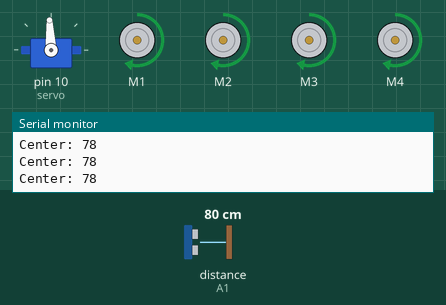
This sketch was run on a simulated Arduino Uno, built with avr-gcc and run on an emulated ATmega328P. Shown: servo, 4 × DC motor (green arrow = forward, orange = backward, longer = faster), the last lines printed to the serial monitor. Wiring (inferred from the names in the program): ultrasonic range finder: trigger A0; echo A1. The test bench sets the inputs (shaded band); at power-on: distance to the obstacle (sensor on A1) 80 cm. The echo pulse lasts 58.3 µs per cm.

Above: at 2.2 s.
2.3 s: distance to the obstacle (sensor on A1) set to 33 cm
3.8 s: distance to the obstacle (sensor on A1) set to 30 cm
At 5.9 s:
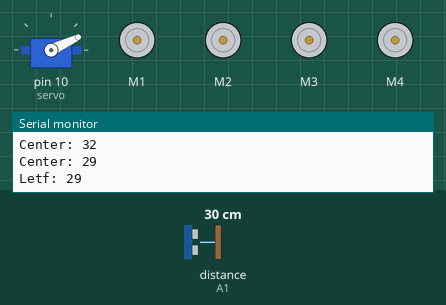
6.8 s: distance to the obstacle (sensor on A1) set to 35 cm
At 7.2 s:
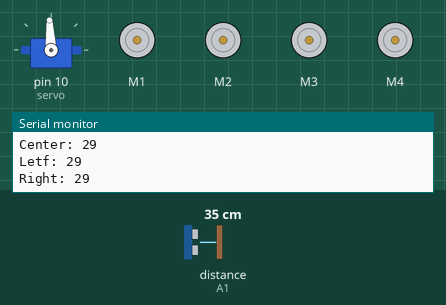
8.8 s: distance to the obstacle (sensor on A1) set to 2 cm
At 9.5 s:
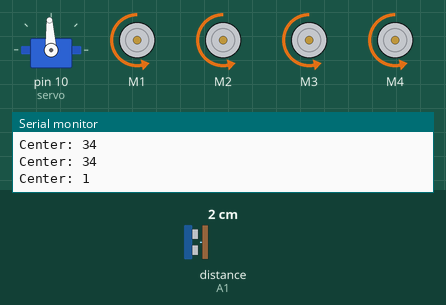
Timing chart, 0 to 12.8 s (numbered marks = the images above; inputs shaded):
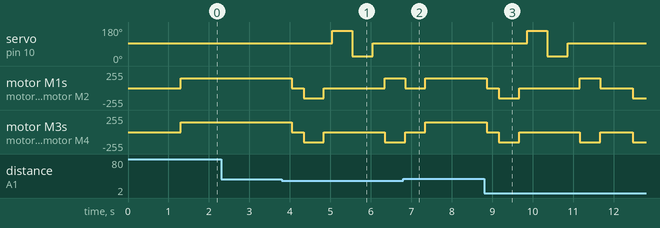

The sketch:

Robot_Car_avoidObstacle.ino
```cpp
#include <AFMotor.h>
#include <Servo.h>
// Motors
AF_DCMotor M1(1);
AF_DCMotor M2(2);
AF_DCMotor M3(3);
AF_DCMotor M4(4);
// Servo
Servo servo;
// Ultrasonic
# define TRIG A0
# define ECHO A1

int distanceCenter;
int distanceLeft;
int distanceRight;


void setup() {
  // put your setup code here, to run once:
  Serial.begin(9600);
  pinMode(TRIG, OUTPUT);
  pinMode(ECHO, INPUT);

  servo.attach(10);
  servo.write(1500);

  M1.setSpeed(150);
  M2.setSpeed(150);
  M3.setSpeed(150);
  M4.setSpeed(150);


  stopRobot();
  delay(1000);

}

void loop() {
  // put your main code here, to run repeatedly:
  servo.write(1500);
  delay(300);

  distanceCenter = getDistance();

  Serial.print("Center: ");
  Serial.println(distanceCenter);

  if(distanceCenter > 30){
    forward();
  }
  else{
    avoidObstacle();
  }
}

void avoidObstacle(){
  stopRobot();
  delay(300);

  backward();
  delay(500);

  stopRobot();
  delay(200);

  // Look Left
  servo.write(2200);
  delay(500);
  distanceLeft = getDistance();

  Serial.print("Letf: ");
  Serial.println(distanceLeft);

  // Look Right
  servo.write(800);
  delay(500);
  distanceRight = getDistance();

  Serial.print("Right: ");
  Serial.println(distanceRight);

  // Center
  servo.write(1500);
  delay(300);

  if(distanceLeft > distanceRight){
    turnLeft();
    delay(500);
  }
  else{
    turnRight();
    delay(500);
  }

  stopRobot();
  delay(200);

}

// Distance
int getDistance(){
  digitalWrite(TRIG, LOW);
  delayMicroseconds(2);

  digitalWrite(TRIG, HIGH);
  delayMicroseconds(10);

  digitalWrite(TRIG, LOW);

  long duration = pulseIn(ECHO, HIGH, 30000);

  if(duration == 0){
    return 300;
  }
  return duration * 0.034 / 2;
}

// FORWARD
void forward(){
  M1.run(FORWARD);
  M2.run(FORWARD);
  M3.run(FORWARD);
  M4.run(FORWARD);
}

// BACKWARD
void backward(){
  M1.run(BACKWARD);
  M2.run(BACKWARD);
  M3.run(BACKWARD);
  M4.run(BACKWARD);
}

// TURN LEFT
void turnLeft(){
  M1.run(BACKWARD);
  M2.run(BACKWARD);
  M3.run(FORWARD);
  M4.run(FORWARD);
}

// TURN RIGHT
void turnRight(){
  M1.run(FORWARD);
  M2.run(FORWARD);
  M3.run(BACKWARD);
  M4.run(BACKWARD);
}

// STOP-ROBOT
void stopRobot(){
  M1.run(RELEASE);
  M2.run(RELEASE);
  M3.run(RELEASE);
  M4.run(RELEASE);
}
```

Measured:
- the behaviour switches between 32 and 31 cm on distance to the obstacle (sensor on A1) (found by bisection; images 0 and 1)
- after the input at 3.8 s, servo on pin 10 (servo): 93° → 161° after 1.2 s, → 25° 0.50 s later, → 93° 0.50 s later; motor M1: forward 150/255 → stopped after 0.24 s, → backward 150/255 0.30 s later, → stopped 0.50 s later, → forward 150/255 1.5 s later
- after the input at 6.8 s, servo on pin 10 (servo): stays 93° (without the input it goes to 161° after 1.6 s)
- after the input at 8.8 s, servo on pin 10 (servo): 93° → 161° after 1.1 s, → 25° 0.50 s later, → 93° 0.50 s later; motor M1: forward 150/255 → stopped after 0.06 s, → backward 150/255 0.30 s later, → stopped 0.50 s later, → forward 150/255 1.5 s later, … (6 changes in this stretch)
